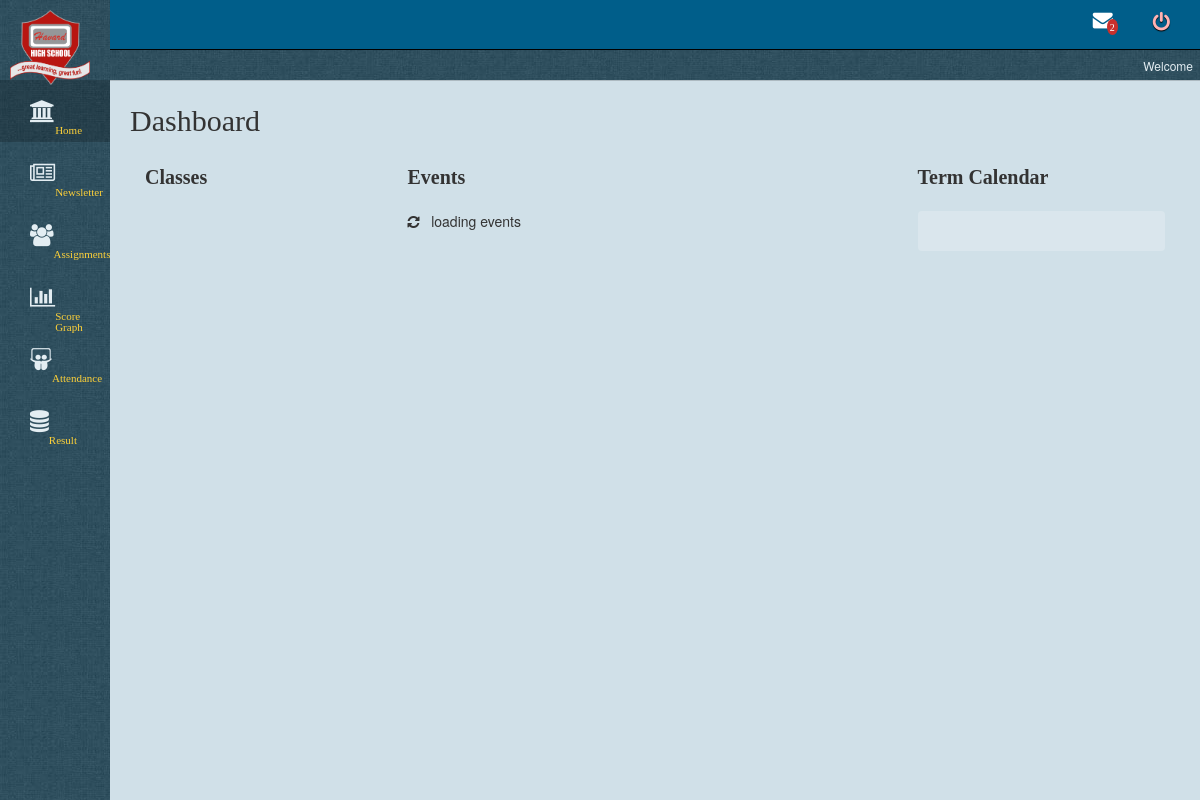
Before: /portalAdmin/PHP/collegePortalTeachers.php with the older database file.
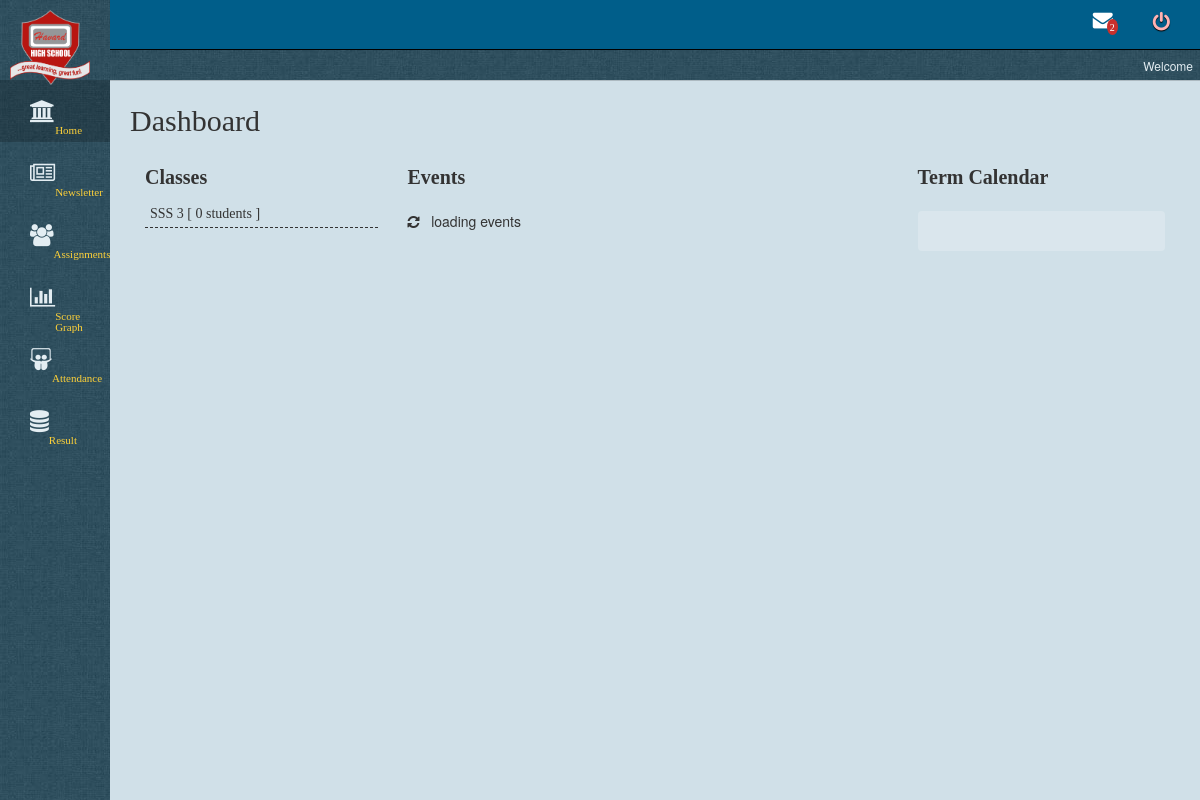
After: the same page with the newer database file.
### tables this page shows
CREATE TABLE `schclass` (
  `SN` int(11) NOT NULL,
  `ClassName` varchar(20) NOT NULL,
  `schooltype` int(1) NOT NULL,
  `addinfo` varchar(5) NOT NULL,
  `paymentcatid` int(2) NOT NULL,
  `ClassTeacher` varchar(50) NOT NULL,
  `reportcardtemplate` text NOT NULL
);

### portalAdmin/PHP/collegePortalTeachers.php (the view, shortened to what the changed rows need)
<?php
include 'PHP/databaseSQLconnectn.php';
?>
<html>
    <head>
        <link href="CSS/hcs.css" rel="stylesheet" type="text/css"/>
        <link href="../CSS/bootstrap.min.css" rel="stylesheet" type="text/css"/>
        <link href="../CSS/fa/css/font-awesome.css" rel="stylesheet" type="text/css"/>
        <link href="JS/summernote.css" rel="stylesheet" type="text/css"/>
    </head>
    <body>
        <div class="clearfix">
            <div class="pull-right" style="width:calc(100% - 110px); background-color:#D0E0E8; min-height:100%">
                <div style='margin:20px'>
                    <div class='row' style='margin:0px; background-color:#D0E0E8; min-height:600px' id="home">
                        <div class="col-lg-3 col-md-4 col-sm-12 col-xs-12">
                            <div style="font-family:raleway; font-size:20px; font-weight:bold; margin-bottom:20px">
                                <div id="classteachers" style='margin-top:10px'>
                                    <table style="font-family:verdana; width:100%; font-size:12px">
                                        <?php
                                        $ct = $_SESSION['TeacherID'];
                                        $d = mysqli_query($w, "select * from schclass where ClassTeacher='$ct' order by ClassName ASC");
                                        while ($a = mysqli_fetch_array($d)) {
                                            $fdf = $a['ClassName'];
                                            $classid = $a['SN'];
                                            $u = mysqli_query($w, "select * from schstudent where ClassID='$classid'");
                                            echo "<tr><td class='tcmnt' style='padding:5px'>" . $fdf . " [ " . mysqli_num_rows($u) . " students ]</td></tr>";
                                        }
                                        ?>
                                    </table>
                                </div>
                            </div>
                        </div>
                    </div>
                </div>
            </div>
    </body>
</html>

Changed rows visible on the page:
added schclass: ClassName "SSS 3", mysqli_num_rows($u) "0"
